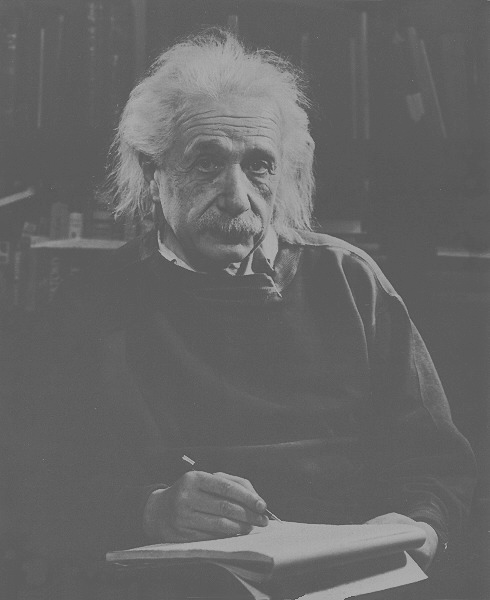
#> input picture 2-1.tif, 490 x 600 px
$ python 2-1.py
#> lines starting #> are read from the running program, lines starting #| are printed output that depends on the picture
import cv2
import numpy as np

# 1. 读取图像
image_path = r"2-1.tif"
img = cv2.imread(image_path)
#> img is the input picture: shape (600, 490, 3); min 74, max 178, mean 102.4
if img is None:
    print(f"错误：无法读取图像，请检查路径：{image_path}")
    exit()

# 1. 缩放 10%，使用双线性插值
scale_percent = 10
width = int(img.shape[1] * scale_percent / 100)
#> width = 49
height = int(img.shape[0] * scale_percent / 100)
#> height = 60
dim = (width, height)
#> dim = (49, 60)
resized = cv2.resize(img, dim, interpolation=cv2.INTER_LINEAR)
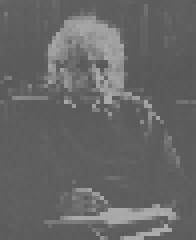
#> resized: shape (60, 49, 3) (shown 4 times larger); min 87, max 173, mean 102.6
cv2.imshow("缩放10% (INTER_LINEAR)", resized)
cv2.imwrite("缩放10%.jpg", resized)

# 2. 以图像中心为旋转中心，向左旋转45°，保持图像大小不变
(h, w) = img.shape[:2]
#> h = 600; w = 490
center = (w // 2, h // 2)
#> center = (245, 300)
M_rotate = cv2.getRotationMatrix2D(center, 45, 1.0)  # 逆时针45°
rotated = cv2.warpAffine(img, M_rotate, (w, h))
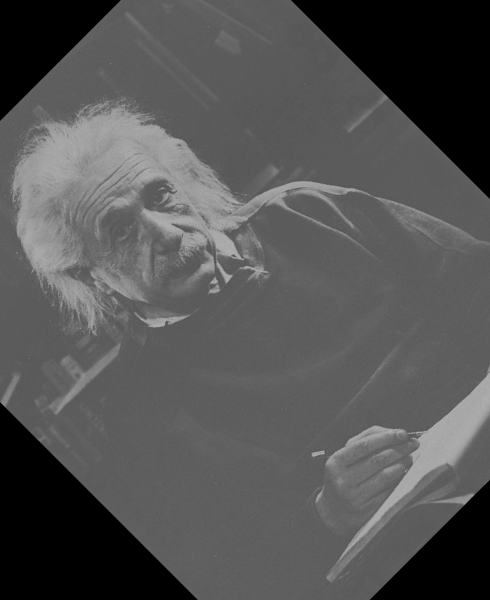
#> rotated: shape (600, 490, 3); min 0, max 176, mean 84
cv2.imshow("旋转45° (中心)", rotated)
cv2.imwrite("旋转45°.jpg", rotated)

# 3. 平移：水平10像素，垂直5像素
M_translate = np.float32([[1, 0, 10], [0, 1, 5]])
translated = cv2.warpAffine(img, M_translate, (w, h))
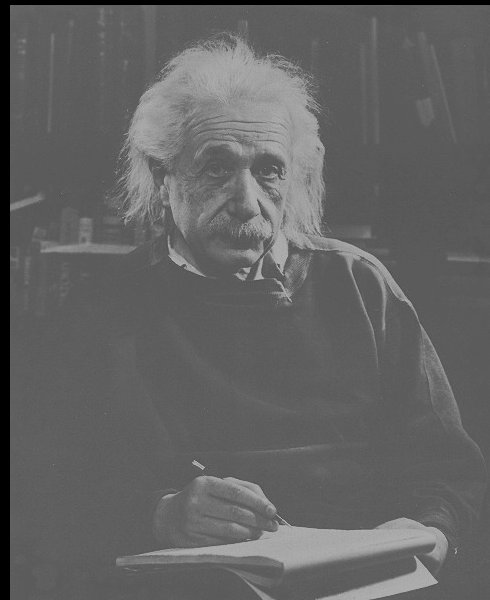
#> translated: shape (600, 490, 3); min 0, max 178, mean 99.6
cv2.imshow("平移(10,5)", translated)
cv2.imwrite("平移(10,5).jpg", translated)

# 4. 透视变换：任选4点
pts1 = np.float32([[50, 50], [w-50, 50], [w-50, h-50], [50, h-50]])  # 原图4点
pts2 = np.float32([[10, 100], [w-100, 30], [w-50, h-100], [100, h-30]])  # 新图4点
M_persp = cv2.getPerspectiveTransform(pts1, pts2)
perspective = cv2.warpPerspective(img, M_persp, (w, h))
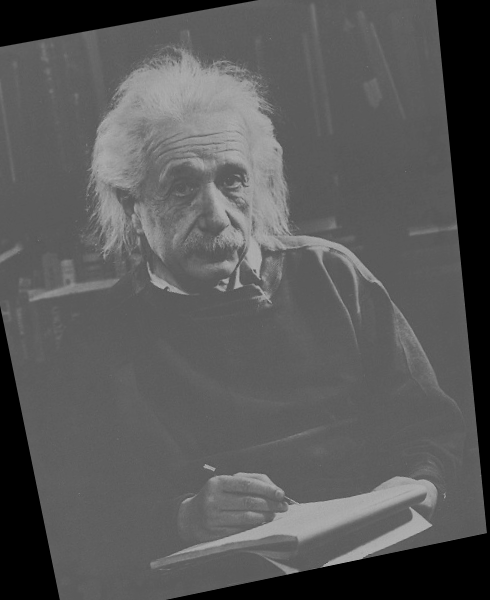
#> perspective: shape (600, 490, 3); min 0, max 176, mean 88.4
cv2.imshow("透视变换", perspective)
cv2.imwrite("透视变换.jpg", perspective)

cv2.waitKey(0)
cv2.destroyAllWindows()

$ run again, with 2-2.tif copied over 2-1.tif
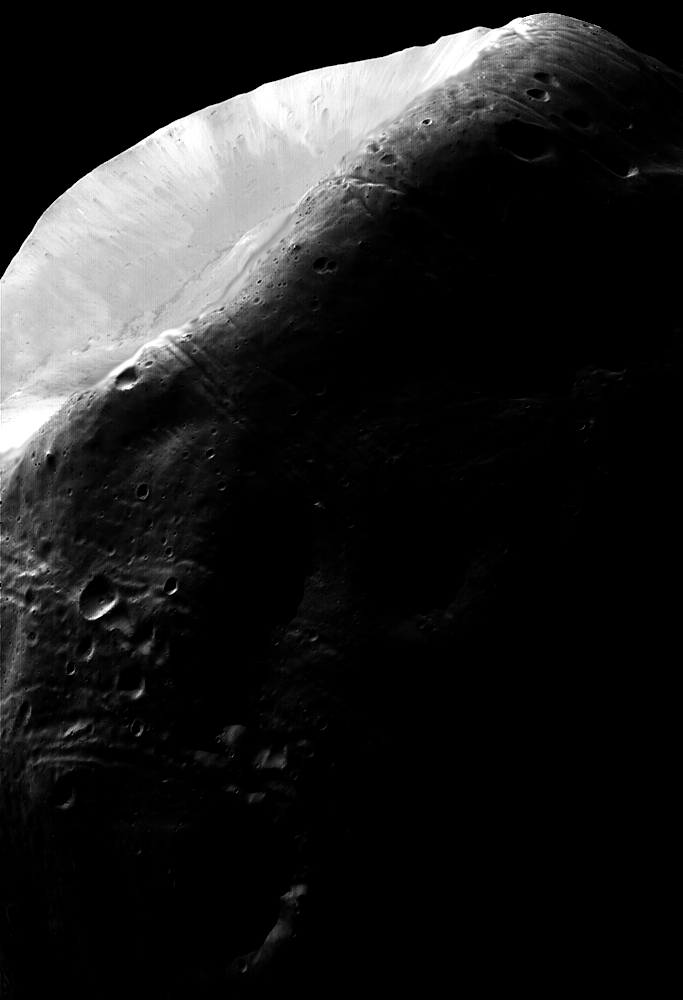
#> input picture 2-2.tif, 683 x 1000 px
#> img is the input picture: shape (1000, 683, 3); min 0, max 255, mean 31.7
#> `rotated = cv2.warpAffine(img, M_rotate, (w, h))`:
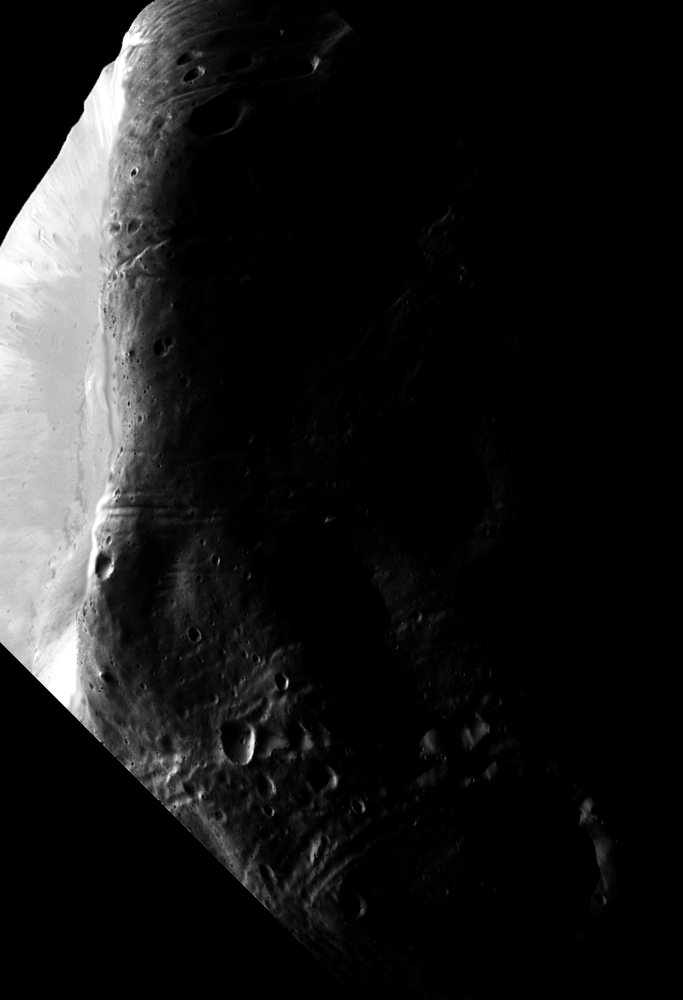
#> rotated: shape (1000, 683, 3); min 0, max 255, mean 25.5
#> `perspective = cv2.warpPerspective(img, M_persp, (w, h))`:
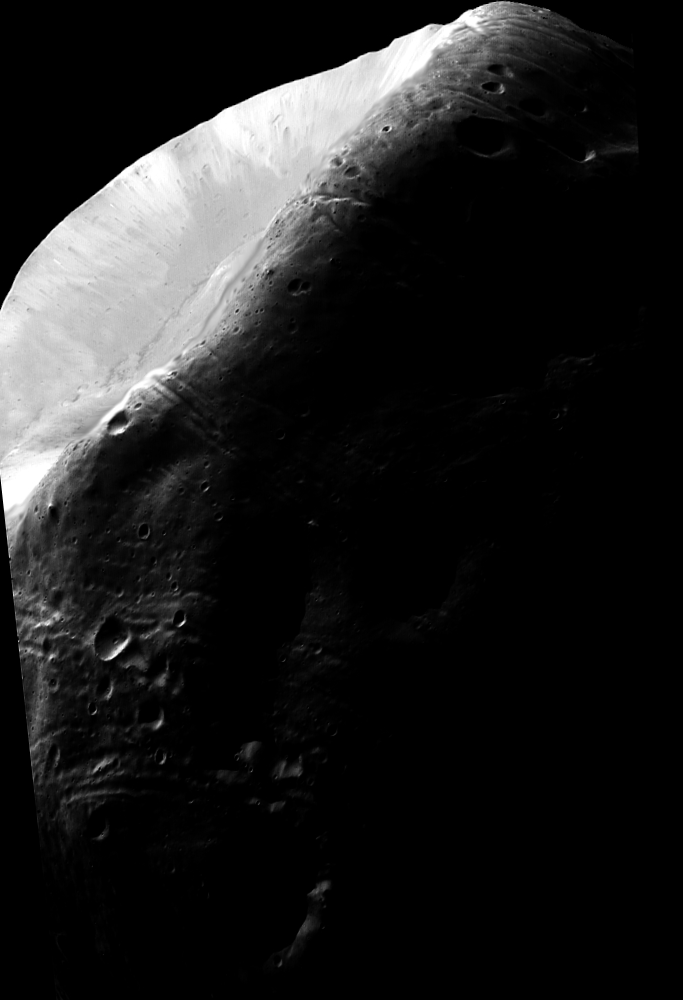
#> perspective: shape (1000, 683, 3); min 0, max 255, mean 30.9

$ run again, with 2-3.tif copied over 2-1.tif
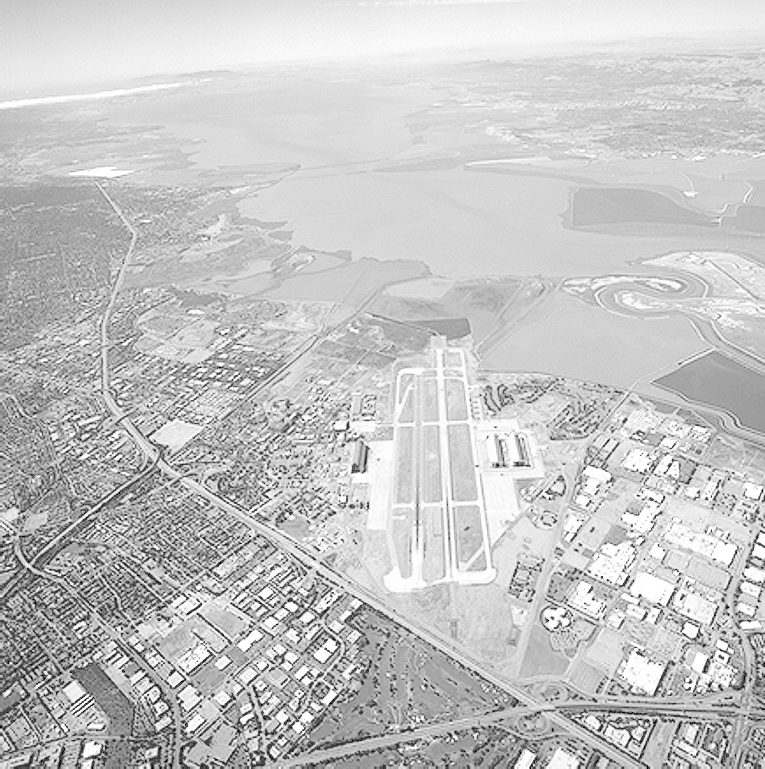
#> input picture 2-3.tif, 765 x 769 px
#> img is the input picture: shape (769, 765, 3); min 0, max 255, mean 197.1
#> `rotated = cv2.warpAffine(img, M_rotate, (w, h))`:
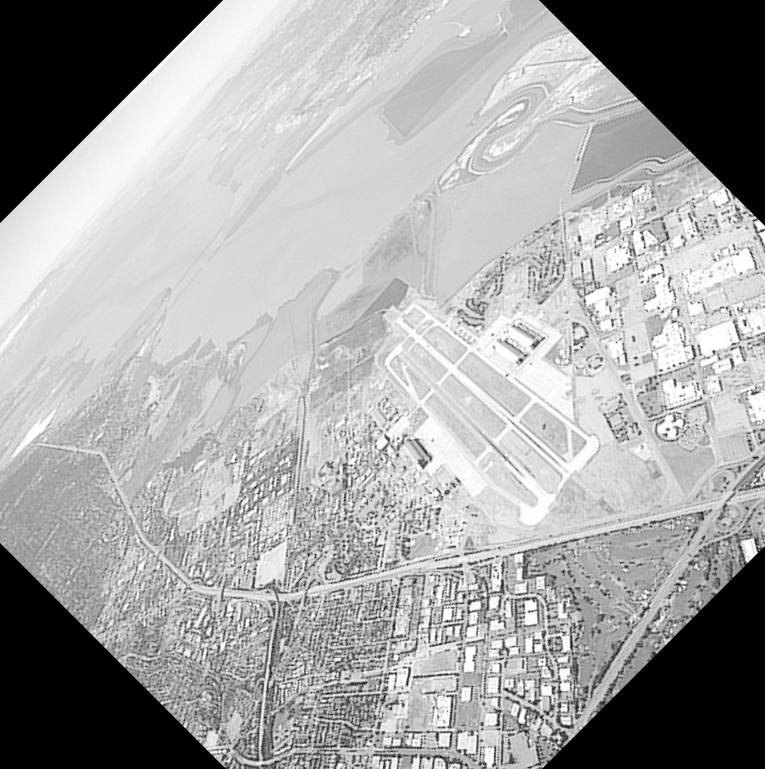
#> rotated: shape (769, 765, 3); min 0, max 255, mean 164.2
#> `perspective = cv2.warpPerspective(img, M_persp, (w, h))`:
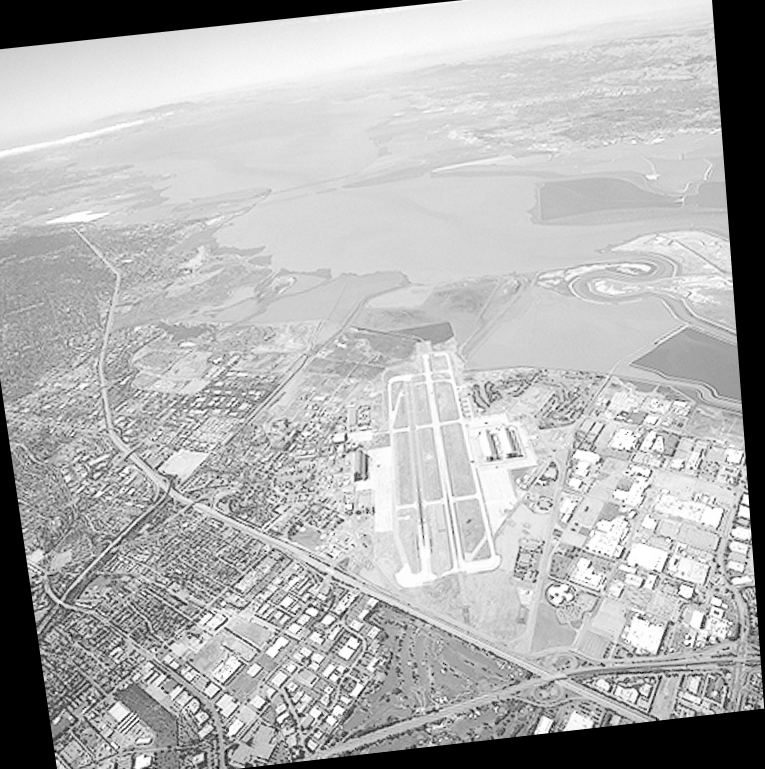
#> perspective: shape (769, 765, 3); min 0, max 255, mean 178.5
